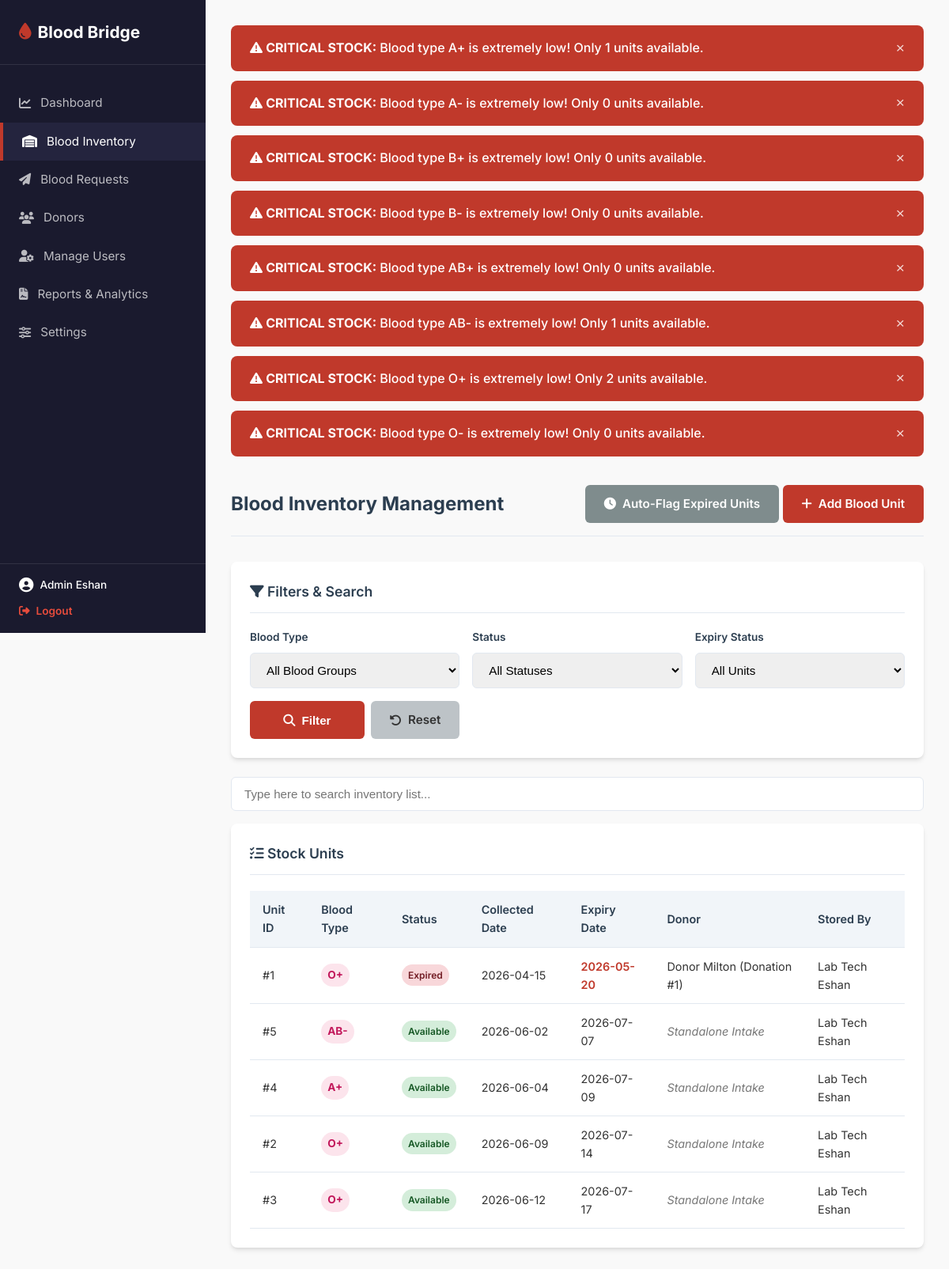
Page /index.php?route=admin/inventory (signed in) on the committed database.
### tables this page shows
CREATE TABLE `alert_config` (
  `blood_type` ENUM('A+', 'A-', 'B+', 'B-', 'AB+', 'AB-', 'O+', 'O-') NOT NULL PRIMARY KEY,
  `critical_threshold` INT NOT NULL DEFAULT 5,
  `warning_threshold` INT NOT NULL DEFAULT 10
);

CREATE TABLE `blood_inventory` (
  `unit_id` INT AUTO_INCREMENT PRIMARY KEY,
  `blood_type` ENUM('A+', 'A-', 'B+', 'B-', 'AB+', 'AB-', 'O+', 'O-') NOT NULL,
  `source_donation_id` INT DEFAULT NULL,
  `status` ENUM('available', 'reserved', 'dispatched', 'expired') NOT NULL DEFAULT 'available',
  `collected_date` DATE NOT NULL,
  `expiry_date` DATE GENERATED ALWAYS AS (DATE_ADD(`collected_date`, INTERVAL 35 DAY)) STORED,
  `stored_by` INT NOT NULL,
  FOREIGN KEY (`source_donation_id`) REFERENCES `donations` (`donation_id`) ON DELETE SET NULL,
  FOREIGN KEY (`stored_by`) REFERENCES `users` (`user_id`) ON DELETE RESTRICT
);

CREATE TABLE `users` (
  `user_id` INT AUTO_INCREMENT PRIMARY KEY,
  `name` VARCHAR(100) NOT NULL,
  `email` VARCHAR(150) NOT NULL UNIQUE,
  `password` VARCHAR(255) NOT NULL,
  `role` ENUM('admin', 'technician', 'donor', 'patient') NOT NULL,
  `blood_type` ENUM('A+', 'A-', 'B+', 'B-', 'AB+', 'AB-', 'O+', 'O-') DEFAULT NULL,
  `phone` VARCHAR(20) NOT NULL,
  `hospital_location` VARCHAR(150) DEFAULT NULL,
  `created_at` TIMESTAMP DEFAULT CURRENT_TIMESTAMP
);

### controllers/BaseController.php (called while the page is built, shortened)
<?php
abstract class BaseController {
    public function __construct($pdo) {
        $this->pdo = $pdo;
    }
    protected function render($viewPath, $data = [], $pageTitle = 'Blood Bridge') {
        extract($data);
        include __DIR__ . '/../views/layouts/header.php';
        include __DIR__ . '/../views/' . $viewPath . '.php';
        include __DIR__ . '/../views/layouts/footer.php';
    }
}
?>

### controllers/AdminController.php (called while the page is built, shortened)
<?php
require_once __DIR__ . '/BaseController.php';
require_once __DIR__ . '/../models/InventoryModel.php';
class AdminController extends BaseController {
    private $donationModel;
    private $inventoryModel;
    public function __construct($pdo) {
        $this->donationModel = new DonationModel($pdo);
        $this->inventoryModel = new InventoryModel($pdo);
    }
    public function inventory() {
        $msg = '';
        $msg_class = '';
        $filters = [
            'blood_type' => isset($_GET['filter_blood_type']) ? $_GET['filter_blood_type'] : '',
            'status' => isset($_GET['filter_status']) ? $_GET['filter_status'] : '',
            'expiry' => isset($_GET['filter_expiry']) ? $_GET['filter_expiry'] : ''
        ];
        $data = [
            'msg' => $msg,
            'msg_class' => $msg_class,
            'inventory_units' => $this->inventoryModel->getAllUnits($filters),
            'donations_dropdown' => $this->donationModel->getRecentDonations(50),
            'filters' => $filters
        ];
        $this->render('admin/inventory', $data, 'Blood Inventory');
    }
}
?>

### models/InventoryModel.php (called while the page is built, shortened)
<?php
class InventoryModel {
    private $db;
    public function __construct($pdo) {
        $this->db = $pdo;
    }
    public function getAllUnits($filters = []) {
        $query = "
            SELECT bi.*, u.name as technician_name, d.donation_date, donor.name as donor_name
            FROM blood_inventory bi
            LEFT JOIN users u ON bi.stored_by = u.user_id
            LEFT JOIN donations d ON bi.source_donation_id = d.donation_id
            LEFT JOIN users donor ON d.donor_id = donor.user_id
            WHERE 1=1
        ";
        $params = [];
        $query .= " ORDER BY bi.expiry_date ASC, bi.unit_id DESC";
        $stmt = $this->db->prepare($query);
        $stmt->execute($params);
        return $stmt->fetchAll();
    }
    public function getAvailableCountsGrouped() {
        $stmt = $this->db->query("SELECT blood_type, COUNT(*) as count FROM blood_inventory WHERE status = 'available' GROUP BY blood_type");
        $counts = [];
        foreach (['A+', 'A-', 'B+', 'B-', 'AB+', 'AB-', 'O+', 'O-'] as $bt) {
            $counts[$bt] = 0;
        }
        while ($row = $stmt->fetch()) {
            $counts[$row['blood_type']] = (int)$row['count'];
        }
        return $counts;
    }
    public function getAlertConfig() {
        return $this->db->query("SELECT * FROM alert_config")->fetchAll();
    }
}
?>

### views/admin/inventory.php (the view, shortened to what this page needs)
<div class="top-bar">
    <h2>Blood Inventory Management</h2>
    <div>
        <a href="index.php?route=admin/inventory&action=flag_expired" class="btn btn-secondary" style="background-color: #7f8c8d;"><i class="fa-solid fa-clock"></i> Auto-Flag Expired Units</a>
        <?php if (isset($_GET['action']) && $_GET['action'] === 'add'): ?>
            <a href="index.php?route=admin/inventory" class="btn btn-primary"><i class="fa-solid fa-list"></i> View Inventory</a>
        <?php else: ?>
            <a href="index.php?route=admin/inventory&action=add" class="btn btn-primary"><i class="fa-solid fa-plus"></i> Add Blood Unit</a>
        <?php endif; ?>
    </div>
</div>
<?php if (isset($_GET['action']) && $_GET['action'] === 'add'): ?>
    <div class="panel" style="max-width: 600px; margin: 0 auto;">
        <div class="panel-header">
            <span class="panel-title"><i class="fa-solid fa-square-plus"></i> Add New Blood Unit</span>
        </div>
        <form action="index.php?route=admin/inventory&action=add" method="POST">
            <div class="form-group">
                <label for="blood_type">Blood Type <span style="color: var(--primary-color);">*</span></label>
                <select name="blood_type" id="blood_type" class="form-control" required>
                    <option value="">Select Blood Group</option>
                    <?php foreach (['A+', 'A-', 'B+', 'B-', 'AB+', 'AB-', 'O+', 'O-'] as $bt): ?>
                        <option value="<?= $bt ?>"><?= $bt ?></option>
                    <?php endforeach; ?>
                </select>
            </div>
            <div class="form-group">
                <label for="source_donation_id">Source Donation (Optional)</label>
                <select name="source_donation_id" id="source_donation_id" class="form-control">
                    <option value="">Standalone / No Linked Donation</option>
                    <?php foreach ($donations_dropdown as $don): ?>
                        <option value="<?= $don['donation_id'] ?>">
                            ID: <?= $don['donation_id'] ?> | <?= htmlspecialchars($don['donor_name']) ?> (<?= $don['blood_type'] ?>) - <?= $don['donation_date'] ?>
                        </option>
                    <?php endforeach; ?>
                </select>
            </div>
            <div class="form-group">
                <label for="collected_date">Collected Date <span style="color: var(--primary-color);">*</span></label>
                <input type="date" name="collected_date" id="collected_date" class="form-control" required value="<?= date('Y-m-d') ?>">
            </div>
            <div class="form-group">
                <label for="status">Initial Status <span style="color: var(--primary-color);">*</span></label>
                <select name="status" id="status" class="form-control" required>
                    <option value="available">Available</option>
                    <option value="reserved">Reserved</option>
                    <option value="dispatched">Dispatched</option>
                    <option value="expired">Expired</option>
                </select>
            </div>
            <button type="submit" name="add_unit" class="btn btn-primary btn-block">
                <i class="fa-solid fa-save"></i> Save Blood Unit
            </button>
        </form>
    </div>
<?php else: ?>
    <div class="panel">
        <div class="panel-header">
            <span class="panel-title"><i class="fa-solid fa-filter"></i> Filters & Search</span>
        </div>
        <form action="index.php" method="GET" style="display: grid; grid-template-columns: repeat(auto-fit, minmax(200px, 1fr)); gap: 1rem; align-items: end;">
            <div class="form-group" style="margin-bottom: 0;">
                <label for="filter_blood_type">Blood Type</label>
                <select name="filter_blood_type" id="filter_blood_type" class="form-control">
                    <option value="">All Blood Groups</option>
                </select>
            </div>
            <div class="form-group" style="margin-bottom: 0;">
                <label for="filter_status">Status</label>
                <select name="filter_status" id="filter_status" class="form-control">
                    <option value="">All Statuses</option>
                </select>
            </div>
            <div class="form-group" style="margin-bottom: 0;">
                <label for="filter_expiry">Expiry Status</label>
                <select name="filter_expiry" id="filter_expiry" class="form-control">
                    <option value="">All Units</option>
                </select>
            </div>
            <div style="display: flex; gap: 0.5rem;">
                <button type="submit" class="btn btn-primary" style="flex: 1;"><i class="fa-solid fa-search"></i> Filter</button>
                <a href="index.php?route=admin/inventory" class="btn btn-secondary" style="background-color: #bdc3c7; color: #333;"><i class="fa-solid fa-rotate-left"></i> Reset</a>
            </div>
        </form>
    </div>
    <div style="margin-bottom: 1rem;">
        <input type="text" class="form-control live-search" data-target-table="inventoryTable" placeholder="Type here to search inventory list...">
    </div>
    <div class="panel">
        <div class="panel-header">
            <span class="panel-title"><i class="fa-solid fa-list-check"></i> Stock Units</span>
        </div>
        <div class="table-container">
            <table id="inventoryTable">
                <thead>
                    <tr>
                        <th>Unit ID</th>
                        <th>Blood Type</th>
                        <th>Status</th>
                        <th>Collected Date</th>
                        <th>Expiry Date</th>
                        <th>Donor</th>
                        <th>Stored By</th>
                    </tr>
                </thead>
                <tbody>
                    <?php if (empty($inventory_units)): ?>
                        <tr><td colspan="7" style="text-align: center; color: var(--text-muted);">No blood units found matching the criteria.</td></tr>
                    <?php else: ?>
                        <?php foreach ($inventory_units as $unit): ?>
                            <tr>
                                <td>#<?= $unit['unit_id'] ?></td>
                                <td><span class="badge badge-normal" style="background-color: #fce4ec; color: #c2185b; font-size: 0.85rem; font-weight: 700;"><?= htmlspecialchars($unit['blood_type']) ?></span></td>
                                <td>
                                    <span class="badge badge-<?= htmlspecialchars($unit['status']) ?>">
                                        <?= htmlspecialchars(ucfirst($unit['status'])) ?>
                                    </span>
                                </td>
                                <td><?= htmlspecialchars($unit['collected_date']) ?></td>
                                <td>
                                    <?php
                                    $is_expired = strtotime($unit['expiry_date']) < time();
                                    $style = $is_expired ? 'color: var(--danger-color); font-weight: 600;' : '';
                                    ?>
                                    <span style="<?= $style ?>"><?= htmlspecialchars($unit['expiry_date']) ?></span>
                                </td>
                                <td>
                                    <?php if ($unit['source_donation_id']): ?>
                                        <?= htmlspecialchars($unit['donor_name']) ?> (Donation #<?= $unit['source_donation_id'] ?>)
                                    <?php else: ?>
                                        <span style="color: var(--text-muted); font-style: italic;">Standalone Intake</span>
                                    <?php endif; ?>
                                </td>
                                <td><?= htmlspecialchars($unit['technician_name'] ? $unit['technician_name'] : 'System') ?></td>
                            </tr>
                        <?php endforeach; ?>
                    <?php endif; ?>
                </tbody>
            </table>
        </div>
    </div>
<?php endif; ?>

### views/layouts/alert_banner.php (shortened to what this page needs)
<?php
if (isset($_SESSION['role']) && ($_SESSION['role'] === 'admin' || $_SESSION['role'] === 'technician')) {
    require_once __DIR__ . '/../../models/InventoryModel.php';
    try {
        $invModel = new InventoryModel($this->pdo);
        $configs = $invModel->getAlertConfig();
        $stocks = $invModel->getAvailableCountsGrouped();
        echo '<div class="alert-banner-container">';
        foreach ($configs as $config) {
            $bt = $config['blood_type'];
            $count = isset($stocks[$bt]) ? $stocks[$bt] : 0;
            if ($count <= $config['critical_threshold']) {
                echo '<div class="alert-banner critical" data-bloodtype="'.htmlspecialchars($bt).'" data-level="critical">';
                echo '<span><i class="fa-solid fa-triangle-exclamation"></i> <strong>CRITICAL STOCK:</strong> Blood type ' . htmlspecialchars($bt) . ' is extremely low! Only ' . $count . ' units available.</span>';
                echo '<button class="alert-close">&times;</button>';
                echo '</div>';
            }
        }
        echo '</div>';
    } catch (Exception $e) {
    }
}
?>

### rows in the picture
alert_config: blood_type "A+", blood_type "1"
alert_config: blood_type "A-", blood_type "0"
alert_config: blood_type "B+", blood_type "0"
alert_config: blood_type "B-", blood_type "0"
alert_config: blood_type "AB+", blood_type "0"
alert_config: blood_type "AB-", blood_type "1"
alert_config: blood_type "O+", blood_type "2"
alert_config: blood_type "O-", blood_type "0"
blood_inventory: unit_id "1", blood_type "O+", status "Expired", collected_date "2026-04-15", expiry_date "2026-05-20", users.name "Donor Milton", source_donation "1", stored_by.name "Lab Tech Eshan"
blood_inventory: unit_id "5", blood_type "AB-", status "Available", collected_date "2026-06-02", expiry_date "2026-07-07", shows "Standalone Intake", stored_by.name "Lab Tech Eshan"
blood_inventory: unit_id "4", blood_type "A+", status "Available", collected_date "2026-06-04", expiry_date "2026-07-09", shows "Standalone Intake", stored_by.name "Lab Tech Eshan"
blood_inventory: unit_id "2", blood_type "O+", status "Available", collected_date "2026-06-09", expiry_date "2026-07-14", shows "Standalone Intake", stored_by.name "Lab Tech Eshan"
blood_inventory: unit_id "3", blood_type "O+", status "Available", collected_date "2026-06-12", expiry_date "2026-07-17", shows "Standalone Intake", stored_by.name "Lab Tech Eshan"

### other values in the picture
$user_name "Admin Eshan"
